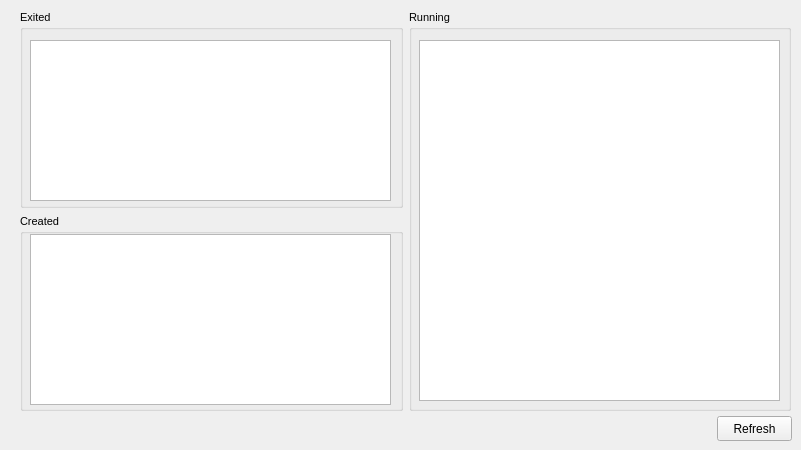
          <widget class="QWidget" name="manageTab">
           <attribute name="title">
            <string>Manage</string>
           </attribute>
           <widget class="QWidget" name="layoutWidget">
            <property name="geometry">
             <rect>
              <x>20</x>
              <y>10</y>
              <width>771</width>
              <height>401</height>
             </rect>
            </property>
            <layout class="QHBoxLayout" name="horizontalLayout_20">
             <item>
              <layout class="QVBoxLayout" name="verticalLayout_8" stretch="1,1">
               <item>
                <widget class="QGroupBox" name="groupBox_2">
                 <property name="font">
                  <font>
                   <family>Arial</family>
                   <pointsize>8</pointsize>
                   <weight>50</weight>
                   <italic>false</italic>
                   <bold>false</bold>
                  </font>
                 </property>
                 <property name="title">
                  <string>Exited</string>
                 </property>
                 <widget class="QListWidget" name="exitedListWidget">
                  <property name="geometry">
                   <rect>
                    <x>10</x>
                    <y>30</y>
                    <width>361</width>
                    <height>161</height>
                   </rect>
                  </property>
                  <property name="sizePolicy">
                   <sizepolicy hsizetype="Fixed" vsizetype="Fixed">
                    <horstretch>0</horstretch>
                    <verstretch>0</verstretch>
                   </sizepolicy>
                  </property>
                  <property name="minimumSize">
                   <size>
                    <width>361</width>
                    <height>161</height>
                   </size>
                  </property>
                  <property name="maximumSize">
                   <size>
                    <width>361</width>
                    <height>161</height>
                   </size>
                  </property>
                 </widget>
                </widget>
               </item>
               <item>
                <widget class="QGroupBox" name="groupBox_3">
                 <property name="font">
                  <font>
                   <family>Arial</family>
                   <pointsize>8</pointsize>
                   <weight>50</weight>
                   <italic>false</italic>
                   <bold>false</bold>
                  </font>
                 </property>
                 <property name="title">
                  <string>Created</string>
                 </property>
                 <widget class="QListWidget" name="createdListWidget">
                  <property name="geometry">
                   <rect>
                    <x>10</x>
                    <y>20</y>
                    <width>361</width>
                    <height>171</height>
                   </rect>
                  </property>
                  <property name="sizePolicy">
                   <sizepolicy hsizetype="Fixed" vsizetype="Fixed">
                    <horstretch>0</horstretch>
                    <verstretch>0</verstretch>
                   </sizepolicy>
                  </property>
                  <property name="minimumSize">
                   <size>
                    <width>361</width>
                    <height>171</height>
                   </size>
                  </property>
                  <property name="maximumSize">
                   <size>
                    <width>361</width>
                    <height>171</height>
                   </size>
                  </property>
                 </widget>
                </widget>
               </item>
              </layout>
             </item>
             <item>
              <widget class="QGroupBox" name="groupBox">
               <property name="font">
                <font>
                 <family>Arial</family>
                 <pointsize>8</pointsize>
                 <weight>50</weight>
                 <italic>false</italic>
                 <bold>false</bold>
                </font>
               </property>
               <property name="title">
                <string>Running</string>
               </property>
               <widget class="QListWidget" name="runningListWidget">
                <property name="geometry">
                 <rect>
                  <x>10</x>
                  <y>30</y>
                  <width>361</width>
                  <height>361</height>
                 </rect>
                </property>
                <property name="sizePolicy">
                 <sizepolicy hsizetype="Fixed" vsizetype="Fixed">
                  <horstretch>0</horstretch>
                  <verstretch>0</verstretch>
                 </sizepolicy>
                </property>
                <property name="minimumSize">
                 <size>
                  <width>361</width>
                  <height>361</height>
                 </size>
                </property>
                <property name="maximumSize">
                 <size>
                  <width>361</width>
                  <height>361</height>
                 </size>
                </property>
               </widget>
              </widget>
             </item>
            </layout>
           </widget>
           <widget class="QPushButton" name="refreshListWidgetsButton">
            <property name="geometry">
             <rect>
              <x>717</x>
              <y>416</y>
              <width>75</width>
              <height>25</height>
             </rect>
            </property>
            <property name="sizePolicy">
             <sizepolicy hsizetype="Fixed" vsizetype="Fixed">
              <horstretch>0</horstretch>
              <verstretch>0</verstretch>
             </sizepolicy>
            </property>
            <property name="minimumSize">
             <size>
              <width>75</width>
              <height>25</height>
             </size>
            </property>
            <property name="maximumSize">
             <size>
              <width>75</width>
              <height>25</height>
             </size>
            </property>
            <property name="text">
             <string>Refresh</string>
            </property>
           </widget>
          </widget>
